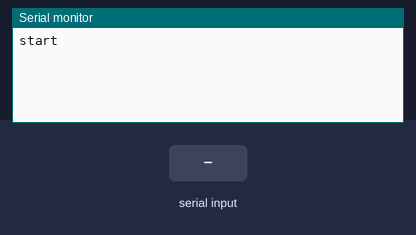
Bench run of a sketch on a simulated Arduino Uno, built with avr-gcc and run on an emulated ATmega328P. Shown: the last lines printed to the serial monitor. The inputs (shaded band) are chosen by the test bench.

Above: at 1.2 s.
1.3 s: "1\n" received over the second serial link
At 1.8 s:
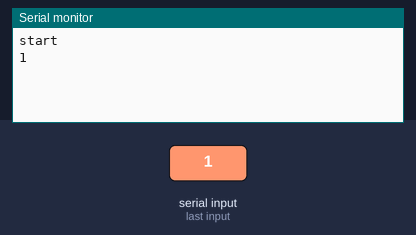
2.8 s: "0\n" received over the second serial link
At 4.0 s:
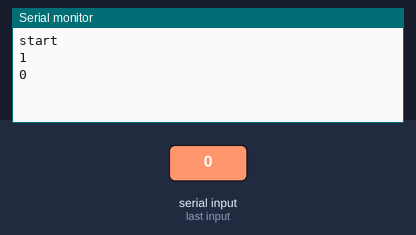
4.3 s: "2\n" received over the second serial link
At 5.2 s:
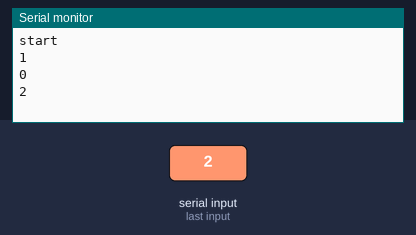

Measured:
- after the input at 1.3 s, the serial monitor: prints a new line at once (image 1)
- after the input at 2.8 s, the serial monitor: prints a new line at once (image 2)
- after the input at 4.3 s, the serial monitor: prints a new line at once (image 3)

The sketch:

qrreader.ino
```cpp
#include <SoftwareSerial.h>

SoftwareSerial extSerial(2, 3);  // RX, TX

void setup() {
  Serial.begin(9600);       // PC表示用
  extSerial.begin(115200);  // 外部部品の通信速度
  Serial.println("start\n");
}

void loop() {
  if (extSerial.available()) {
    //最初
    String msg = extSerial.readStringUntil('\n');
    Serial.println(msg);

    //char
    // char c = extSerial.read();
    // Serial.write(c);
  }
}
```
